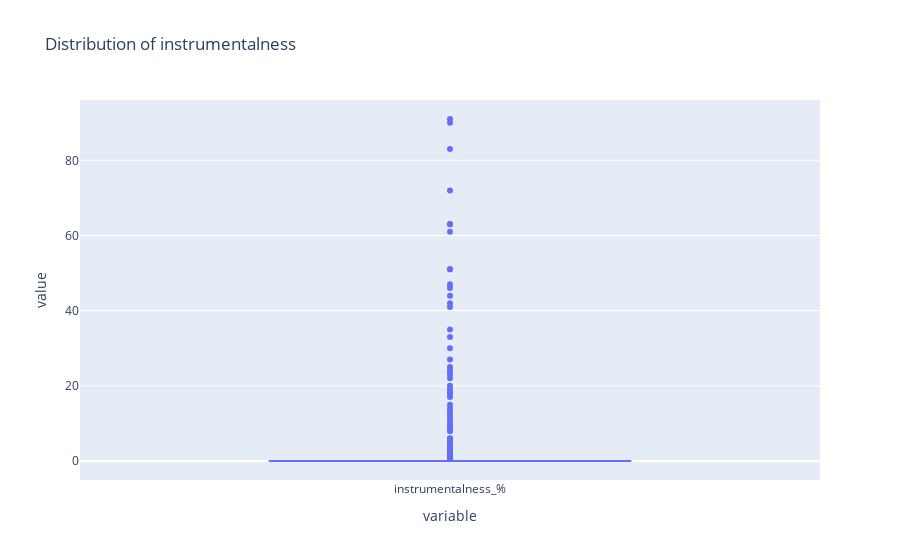

The cell this chart's notebook holds for it:
### Code cell
fig = px.box(df['instrumentalness_%'], title='Distribution of instrumentalness')
fig.show()

### Figure 1 — Plotly figure (JSON) as saved in the notebook; plotly's stock layout.template omitted (floating-point values rounded to 4 significant figures; data arrays with more than 128 entries replaced by an {"elided": "..."} marker saying what was removed)
{"data": [{"alignmentgroup": "True", "hovertemplate": "variable=%{x}<br>value=%{y}<extra></extra>", "legendgroup": "", "marker": {"color": "#636efa"}, "name": "", "notched": false, "offsetgroup": "", "orientation": "v", "showlegend": false, "type": "box", "x": {"elided": "953 str values"}, "x0": " ", "xaxis": "x", "y": {"elided": "953 int values"}, "y0": " ", "yaxis": "y"}], "layout": {"boxmode": "group", "legend": {"tracegroupgap": 0}, "title": {"text": "Distribution of instrumentalness"}, "xaxis": {"anchor": "y", "domain": [0, 1], "title": {"text": "variable"}}, "yaxis": {"anchor": "x", "domain": [0, 1], "title": {"text": "value"}}}}
